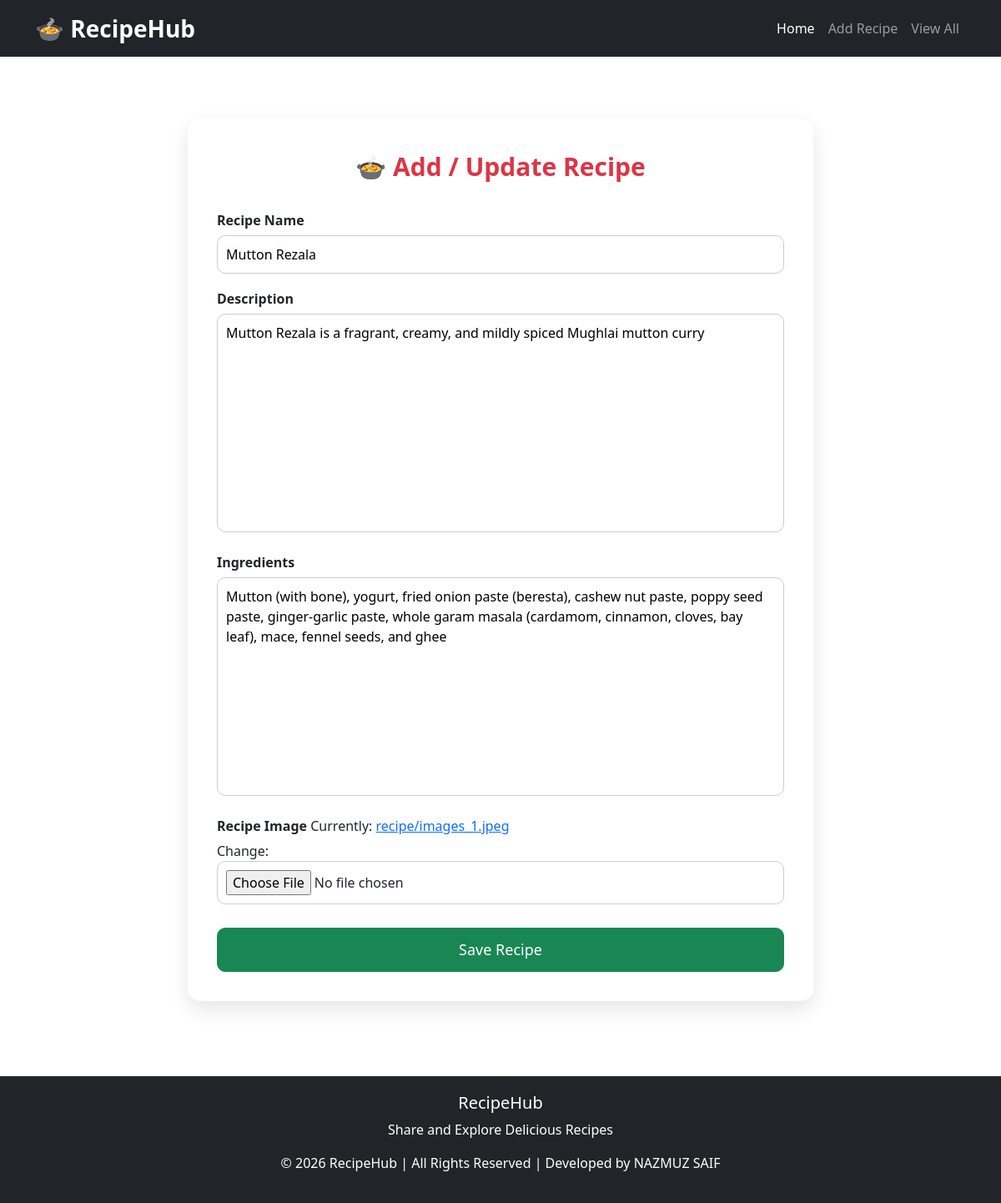
Page /recipe/update/2 on the committed database.
### recipe/models.py (models this page shows, shortened)
class Recipe(models.Model):
    name = models.CharField(max_length=100)
    description = models.TextField()
    ingredients = models.TextField()
    image = models.ImageField(upload_to='recipe/')
    created_at = models.DateTimeField(auto_now_add=True)

### recipe/views.py (the view)
# urls.py: path('update/<int:pk>', views.update, name='update'),
def update(request, pk):
    product = Recipe.objects.get(pk=pk)
    if request.method == 'POST':
        form = RecipeForm(request.POST,request.FILES, instance=product)
        if form.is_valid():
            form.save()
            return redirect('view_recipe')
    else:
        form = RecipeForm(instance=product)
    return render(request, 'forms.html', {'form': form})

### recipe/forms.py
class RecipeForm(forms.ModelForm):
    class Meta:
        model = Recipe
        fields = ['name', 'description', 'ingredients', 'image']

### templates/forms.html (shortened to what this page needs)
{% extends 'base.html' %}
{% block content %}
<div class="container">
    <div class="form-container">
        <div class="form-title">
            🍲 Add / Update Recipe
        </div>
        <form method="POST" enctype="multipart/form-data">
            <div class="form-group">
                <label>Recipe Name</label>
                {{ form.name }}
            </div>
            <div class="form-group">
                <label>Description</label>
                {{ form.description }}
            </div>
            <div class="form-group">
                <label>Ingredients</label>
                {{ form.ingredients }}
            </div>
            <div class="form-group">
                <label>Recipe Image</label>
                {{ form.image }}
            </div>
            <button type="submit" class="btn btn-success btn-submit">
                Save Recipe
            </button>
        </form>
    </div>
</div>
{% endblock %}

### templates/base.html (style rules this page uses)
body { min-height: 100vh; display: flex; flex-direction: column; }

### templates/forms.html (style rules this page uses)
.form-container { max-width: 750px; margin: 50px auto; padding: 35px; background: #fff; border-radius: 15px; box-shadow: 0px 10px 25px rgba(0,0,0,0.1); }
.form-title { text-align: center; font-size: 30px; font-weight: bold; color: #dc3545; margin-bottom: 30px; }
.form-group { margin-bottom: 18px; }
label { font-weight: 600; margin-bottom: 6px; }
input, textarea, select { width: 100%; padding: 10px; border-radius: 10px; border: 1px solid #ccc; outline: none; }
textarea { min-height: 120px; resize: none; }
.btn-submit { width: 100%; padding: 12px; font-size: 18px; border-radius: 10px; margin-top: 10px; }

### rows in the picture
Recipe: name "Mutton Rezala", description "Mutton Rezala is a fragrant, creamy, and mildly spiced Mughlai mutton curry", ingredients "Mutton (with bone), yogurt, fried onion paste (beresta), cashew nut paste, poppy seed paste, ginger-garlic paste, whole garam masala (cardamom, cinnamon, cloves, bay leaf), mace, fennel seeds, and ghee"
